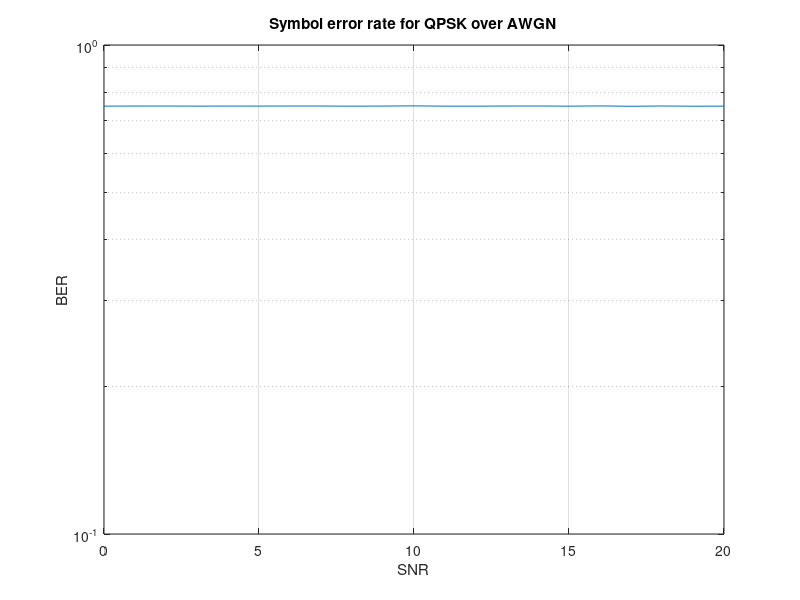

Reproduce this figure in MATLAB.
clear all
clc

SNR_MAX = 20; %signal-to-noise ratio (SNR)

N = 1e6;
SNR_S = [];
BER_S = [];

for SNR = 0:1:SNR_MAX
   
    % generate a sequence of N QPSK symbols with normalised energy (x)
    u = randi([0 3],N,1);
    x = qammod(u,4);

    % generate a sequence of N Gaussian noise samples (mean 0, variance s2) (n)
    sigma = 10.^(SNR/(-20)); %standard deviation
    n = sigma.*(randn(N,1)+1i*randn(N,1))./sqrt(2);
    
    % generates the Rayleigh flat fading channel coefficients (h)
    h = (randn(N,1)+1i*randn(N,1))./sqrt(2);

    % generate a sequence of noisy received signal samples (y = x + n)
    %     y = awgn(x,SNR);

    y = h.*x + n;

    % count the number of detection errors and evaluate the BER of the system
    yd = qamdemod(y,4);

    [numErrs, BER] = symerr(u,yd); 
    SNR_S = [SNR_S SNR];
    BER_S = [BER_S BER];
end
% BER simulations for SNR from 0 to 20 dB
semilogy(SNR_S,BER_S);
grid on
title('Symbol error rate for QPSK over AWGN');
xlabel('SNR');
ylabel('BER');

